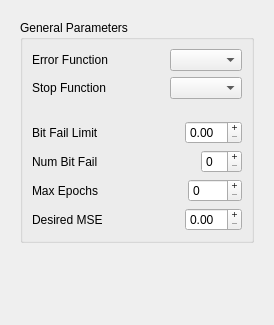
<ui version="4.0" >
 <class>TrainProperty</class>
 <widget class="QWidget" name="TrainProperty" >
  <property name="geometry" >
   <rect>
    <x>0</x>
    <y>0</y>
    <width>270</width>
    <height>325</height>
   </rect>
  </property>
  <property name="windowTitle" >
   <string>Train Parameters</string>
  </property>
  <layout class="QVBoxLayout" >
   <item>
    <widget class="QStackedWidget" name="stackedWidget" >
     <property name="currentIndex" >
      <number>1</number>
     </property>
     <widget class="QWidget" name="page" >
      <layout class="QVBoxLayout" >
       <item>
        <spacer>
         <property name="orientation" >
          <enum>Qt::Vertical</enum>
         </property>
         <property name="sizeHint" >
          <size>
           <width>20</width>
           <height>40</height>
          </size>
         </property>
        </spacer>
       </item>
       <item>
        <widget class="QLabel" name="label_2" >
         <property name="text" >
          <string>Please create a Network</string>
         </property>
         <property name="alignment" >
          <set>Qt::AlignCenter</set>
         </property>
        </widget>
       </item>
       <item>
        <spacer>
         <property name="orientation" >
          <enum>Qt::Vertical</enum>
         </property>
         <property name="sizeHint" >
          <size>
           <width>20</width>
           <height>40</height>
          </size>
         </property>
        </spacer>
       </item>
      </layout>
     </widget>
     <widget class="QWidget" name="page_2" >
      <layout class="QVBoxLayout" >
       <item>
        <widget class="QGroupBox" name="groupBox" >
         <property name="title" >
          <string>General Parameters</string>
         </property>
         <layout class="QVBoxLayout" >
          <item>
           <layout class="QHBoxLayout" >
            <item>
             <widget class="QLabel" name="label_6" >
              <property name="text" >
               <string>Error Function</string>
              </property>
             </widget>
            </item>
            <item>
             <spacer>
              <property name="orientation" >
               <enum>Qt::Horizontal</enum>
              </property>
              <property name="sizeHint" >
               <size>
                <width>40</width>
                <height>20</height>
               </size>
              </property>
             </spacer>
            </item>
            <item>
             <widget class="QComboBox" name="cmbErrorFunction" />
            </item>
           </layout>
          </item>
          <item>
           <layout class="QHBoxLayout" >
            <item>
             <widget class="QLabel" name="label_7" >
              <property name="text" >
               <string>Stop Function</string>
              </property>
             </widget>
            </item>
            <item>
             <spacer>
              <property name="orientation" >
               <enum>Qt::Horizontal</enum>
              </property>
              <property name="sizeHint" >
               <size>
                <width>40</width>
                <height>20</height>
               </size>
              </property>
             </spacer>
            </item>
            <item>
             <widget class="QComboBox" name="cmbStopFunction" />
            </item>
           </layout>
          </item>
          <item>
           <spacer>
            <property name="orientation" >
             <enum>Qt::Vertical</enum>
            </property>
            <property name="sizeType" >
             <enum>QSizePolicy::Fixed</enum>
            </property>
            <property name="sizeHint" >
             <size>
              <width>20</width>
              <height>16</height>
             </size>
            </property>
           </spacer>
          </item>
          <item>
           <layout class="QHBoxLayout" >
            <item>
             <widget class="QLabel" name="label_5" >
              <property name="text" >
               <string>Bit Fail Limit</string>
              </property>
             </widget>
            </item>
            <item>
             <spacer>
              <property name="orientation" >
               <enum>Qt::Horizontal</enum>
              </property>
              <property name="sizeHint" >
               <size>
                <width>40</width>
                <height>20</height>
               </size>
              </property>
             </spacer>
            </item>
            <item>
             <widget class="QDoubleSpinBox" name="spinBitFailLimit" >
              <property name="buttonSymbols" >
               <enum>QAbstractSpinBox::PlusMinus</enum>
              </property>
              <property name="singleStep" >
               <double>0.010000000000000</double>
              </property>
             </widget>
            </item>
           </layout>
          </item>
          <item>
           <layout class="QHBoxLayout" >
            <item>
             <widget class="QLabel" name="label" >
              <property name="text" >
               <string>Num Bit Fail</string>
              </property>
             </widget>
            </item>
            <item>
             <spacer>
              <property name="orientation" >
               <enum>Qt::Horizontal</enum>
              </property>
              <property name="sizeHint" >
               <size>
                <width>40</width>
                <height>20</height>
               </size>
              </property>
             </spacer>
            </item>
            <item>
             <widget class="QSpinBox" name="spinNumBitFail" >
              <property name="buttonSymbols" >
               <enum>QAbstractSpinBox::PlusMinus</enum>
              </property>
             </widget>
            </item>
           </layout>
          </item>
          <item>
           <layout class="QHBoxLayout" >
            <item>
             <widget class="QLabel" name="label_4" >
              <property name="text" >
               <string>Max Epochs</string>
              </property>
             </widget>
            </item>
            <item>
             <spacer>
              <property name="orientation" >
               <enum>Qt::Horizontal</enum>
              </property>
              <property name="sizeHint" >
               <size>
                <width>40</width>
                <height>20</height>
               </size>
              </property>
             </spacer>
            </item>
            <item>
             <widget class="QSpinBox" name="spinMaxEpochs" >
              <property name="buttonSymbols" >
               <enum>QAbstractSpinBox::PlusMinus</enum>
              </property>
              <property name="maximum" >
               <number>1000</number>
              </property>
              <property name="singleStep" >
               <number>50</number>
              </property>
              <property name="value" >
               <number>0</number>
              </property>
             </widget>
            </item>
           </layout>
          </item>
          <item>
           <layout class="QHBoxLayout" >
            <item>
             <widget class="QLabel" name="label_3" >
              <property name="text" >
               <string>Desired MSE</string>
              </property>
             </widget>
            </item>
            <item>
             <spacer>
              <property name="orientation" >
               <enum>Qt::Horizontal</enum>
              </property>
              <property name="sizeHint" >
               <size>
                <width>40</width>
                <height>20</height>
               </size>
              </property>
             </spacer>
            </item>
            <item>
             <widget class="QDoubleSpinBox" name="spinDesiredError" >
              <property name="buttonSymbols" >
               <enum>QAbstractSpinBox::PlusMinus</enum>
              </property>
              <property name="singleStep" >
               <double>0.010000000000000</double>
              </property>
             </widget>
            </item>
           </layout>
          </item>
         </layout>
        </widget>
       </item>
       <item>
        <spacer>
         <property name="orientation" >
          <enum>Qt::Vertical</enum>
         </property>
         <property name="sizeHint" >
          <size>
           <width>234</width>
           <height>21</height>
          </size>
         </property>
        </spacer>
       </item>
      </layout>
     </widget>
    </widget>
   </item>
  </layout>
 </widget>
 <resources/>
 <connections/>
</ui>
